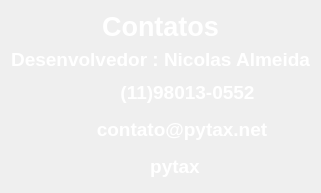
      <widget class="QWidget" name="pg_contato">
       <layout class="QVBoxLayout" name="verticalLayout_12">
        <item>
         <widget class="QLabel" name="label_15">
          <property name="font">
           <font>
            <pointsize>20</pointsize>
           </font>
          </property>
          <property name="text">
           <string>&lt;html&gt;&lt;head/&gt;&lt;body&gt;&lt;p align=&quot;center&quot;&gt;&lt;span style=&quot; font-weight:600; color:#ffffff;&quot;&gt;Contatos&lt;/span&gt;&lt;/p&gt;&lt;/body&gt;&lt;/html&gt;</string>
          </property>
          <property name="alignment">
           <set>Qt::AlignCenter</set>
          </property>
         </widget>
        </item>
        <item>
         <widget class="QLabel" name="label_20">
          <property name="font">
           <font>
            <pointsize>20</pointsize>
           </font>
          </property>
          <property name="text">
           <string>&lt;html&gt;&lt;head/&gt;&lt;body&gt;&lt;p align=&quot;center&quot;&gt;&lt;span style=&quot; font-size:14pt; font-weight:600; color:#ffffff;&quot;&gt;Desenvolvedor : Nicolas Almeida&lt;/span&gt;&lt;/p&gt;&lt;/body&gt;&lt;/html&gt;</string>
          </property>
          <property name="alignment">
           <set>Qt::AlignCenter</set>
          </property>
         </widget>
        </item>
        <item>
         <layout class="QHBoxLayout" name="horizontalLayout_2">
          <item>
           <widget class="QLabel" name="label_27">
            <property name="text">
             <string/>
            </property>
           </widget>
          </item>
          <item>
           <widget class="QLabel" name="label_24">
            <property name="maximumSize">
             <size>
              <width>50</width>
              <height>16777215</height>
             </size>
            </property>
            <property name="font">
             <font>
              <pointsize>20</pointsize>
             </font>
            </property>
            <property name="text">
             <string>&lt;html&gt;&lt;head/&gt;&lt;body&gt;&lt;p&gt;&lt;img src=&quot;_imgs/phone.png&quot; /&gt;&lt;/p&gt;&lt;/body&gt;&lt;/html&gt;</string>
            </property>
            <property name="alignment">
             <set>Qt::AlignCenter</set>
            </property>
           </widget>
          </item>
          <item alignment="Qt::AlignLeft">
           <widget class="QLabel" name="label_21">
            <property name="font">
             <font>
              <pointsize>20</pointsize>
             </font>
            </property>
            <property name="text">
             <string>&lt;html&gt;&lt;head/&gt;&lt;body&gt;&lt;p align=&quot;center&quot;&gt;&lt;span style=&quot; font-size:14pt; font-weight:600; color:#ffffff;&quot;&gt;(11)98013-0552&lt;/span&gt;&lt;/p&gt;&lt;/body&gt;&lt;/html&gt;</string>
            </property>
            <property name="alignment">
             <set>Qt::AlignLeading|Qt::AlignLeft|Qt::AlignVCenter</set>
            </property>
           </widget>
          </item>
          <item>
           <widget class="QLabel" name="label_28">
            <property name="text">
             <string/>
            </property>
           </widget>
          </item>
         </layout>
        </item>
        <item>
         <layout class="QHBoxLayout" name="horizontalLayout_14">
          <item>
           <widget class="QLabel" name="label_29">
            <property name="text">
             <string/>
            </property>
           </widget>
          </item>
          <item>
           <widget class="QLabel" name="label_25">
            <property name="maximumSize">
             <size>
              <width>50</width>
              <height>16777215</height>
             </size>
            </property>
            <property name="font">
             <font>
              <pointsize>20</pointsize>
             </font>
            </property>
            <property name="text">
             <string>&lt;html&gt;&lt;head/&gt;&lt;body&gt;&lt;p&gt;&lt;img src=&quot;_imgs/email.png&quot; /&gt;&lt;/p&gt;&lt;/body&gt;&lt;/html&gt;</string>
            </property>
            <property name="alignment">
             <set>Qt::AlignCenter</set>
            </property>
           </widget>
          </item>
          <item alignment="Qt::AlignLeft">
           <widget class="QLabel" name="label_22">
            <property name="font">
             <font>
              <pointsize>20</pointsize>
             </font>
            </property>
            <property name="text">
             <string>&lt;html&gt;&lt;head/&gt;&lt;body&gt;&lt;p align=&quot;center&quot;&gt;&lt;span style=&quot; font-size:14pt; font-weight:600; color:#ffffff;&quot;&gt;contato@pytax.net&lt;/span&gt;&lt;/p&gt;&lt;/body&gt;&lt;/html&gt;</string>
            </property>
            <property name="alignment">
             <set>Qt::AlignLeading|Qt::AlignLeft|Qt::AlignVCenter</set>
            </property>
           </widget>
          </item>
          <item>
           <widget class="QLabel" name="label_30">
            <property name="text">
             <string/>
            </property>
           </widget>
          </item>
         </layout>
        </item>
        <item>
         <layout class="QHBoxLayout" name="horizontalLayout_15">
          <item>
           <widget class="QLabel" name="label_31">
            <property name="text">
             <string/>
            </property>
           </widget>
          </item>
          <item>
           <widget class="QLabel" name="label_26">
            <property name="maximumSize">
             <size>
              <width>50</width>
              <height>16777215</height>
             </size>
            </property>
            <property name="font">
             <font>
              <pointsize>20</pointsize>
             </font>
            </property>
            <property name="text">
             <string>&lt;html&gt;&lt;head/&gt;&lt;body&gt;&lt;p&gt;&lt;img src=&quot;_imgs/instagram.png&quot; /&gt;&lt;/p&gt;&lt;/body&gt;&lt;/html&gt;</string>
            </property>
            <property name="alignment">
             <set>Qt::AlignCenter</set>
            </property>
           </widget>
          </item>
          <item alignment="Qt::AlignLeft">
           <widget class="QLabel" name="label_23">
            <property name="font">
             <font>
              <pointsize>20</pointsize>
             </font>
            </property>
            <property name="text">
             <string>&lt;html&gt;&lt;head/&gt;&lt;body&gt;&lt;p align=&quot;center&quot;&gt;&lt;span style=&quot; font-size:14pt; font-weight:600; color:#ffffff;&quot;&gt;pytax&lt;/span&gt;&lt;/p&gt;&lt;/body&gt;&lt;/html&gt;</string>
            </property>
            <property name="alignment">
             <set>Qt::AlignLeading|Qt::AlignLeft|Qt::AlignVCenter</set>
            </property>
           </widget>
          </item>
          <item>
           <widget class="QLabel" name="label_32">
            <property name="text">
             <string/>
            </property>
           </widget>
          </item>
         </layout>
        </item>
       </layout>
      </widget>
